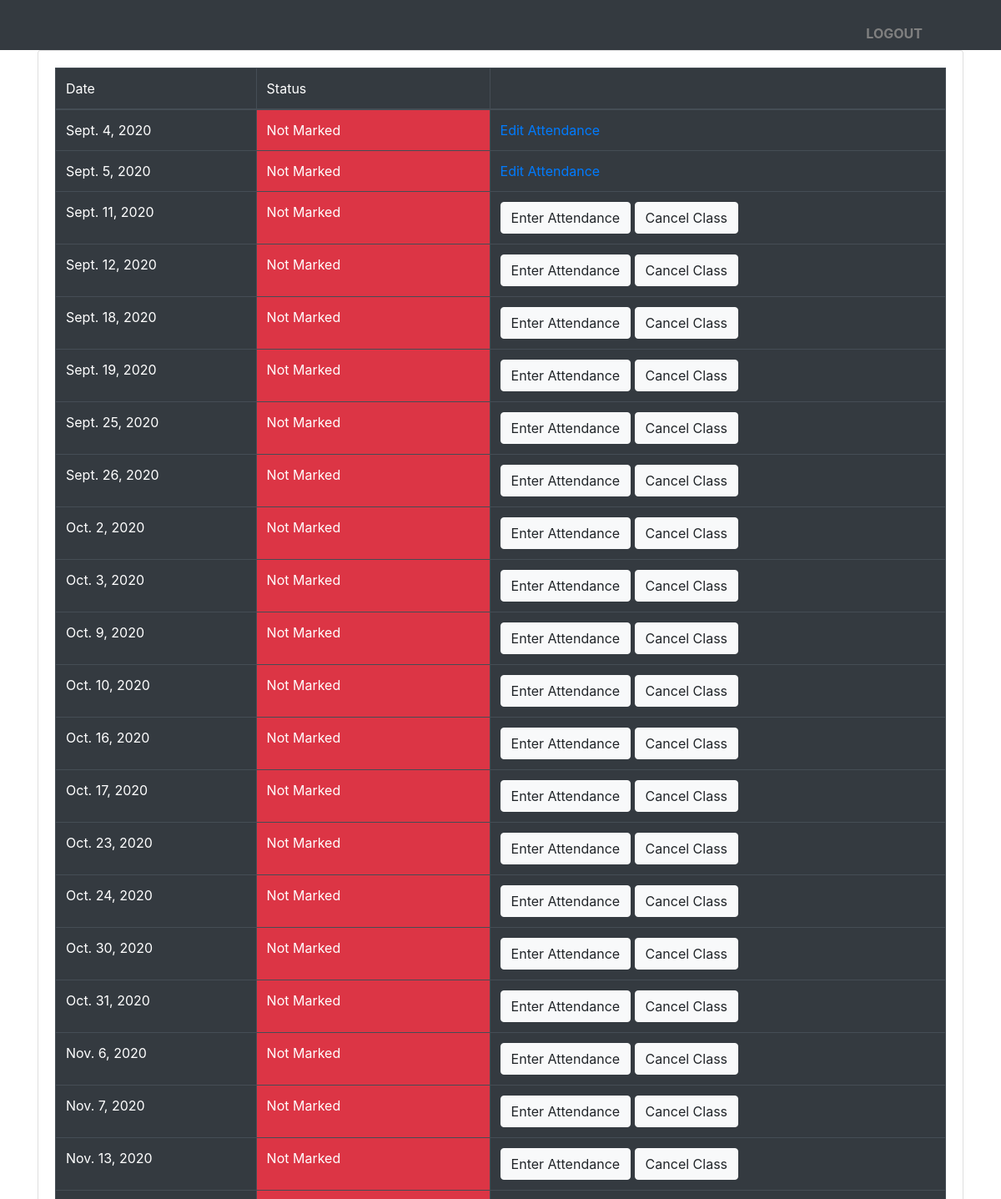
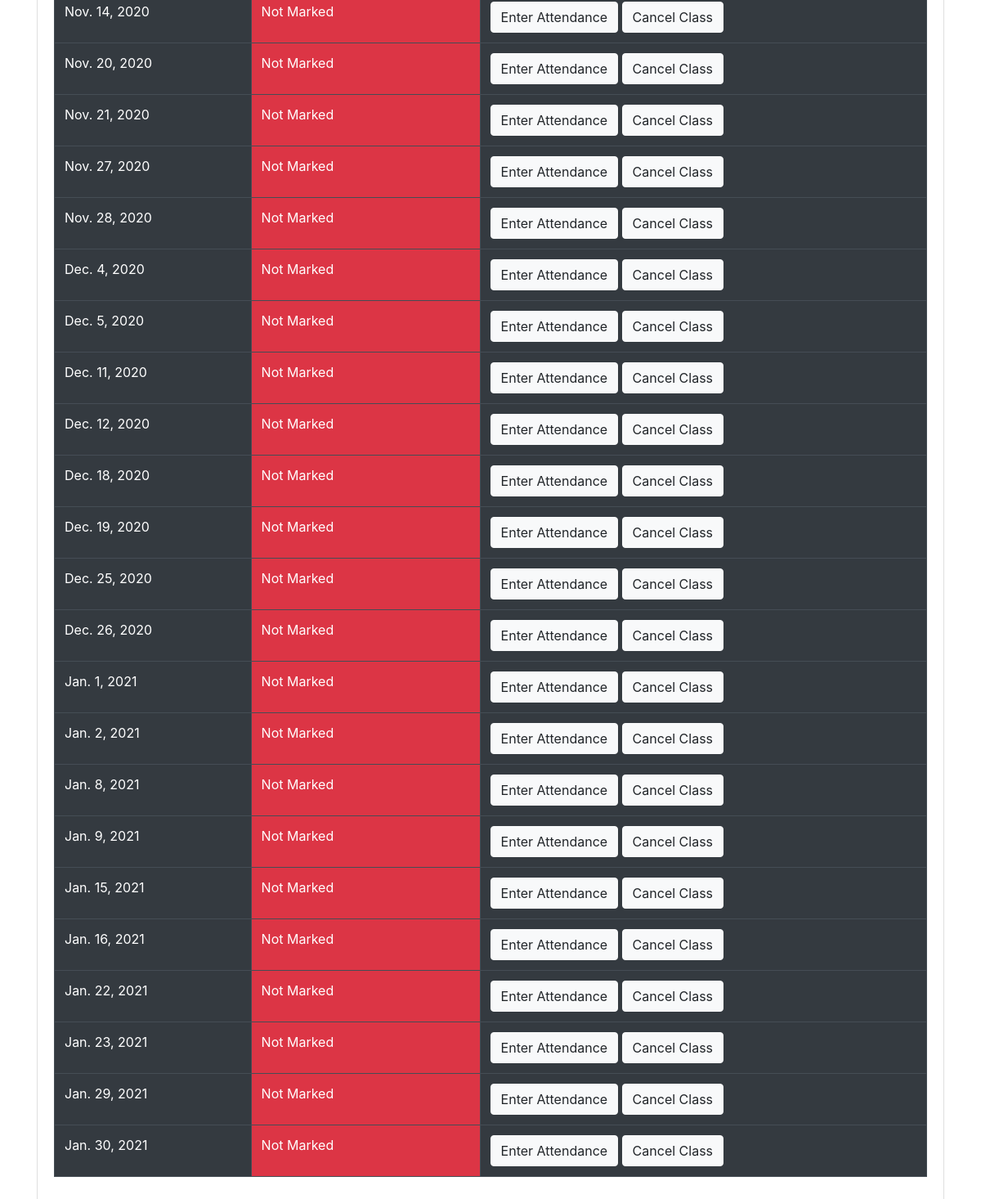
The page /info/teacher/selectdate/36 on the database its author committed (2 pictures, top to bottom).
### info/models.py (models this page shows)
class AttendanceClass(models.Model):
    assign = models.ForeignKey(Assign,on_delete = models.CASCADE)
    date = models.DateField()
    status = models.IntegerField(default=0)

### info/views.py (the view)
# urls.py: path('teacher/selectdate/<slug:ass_id>',views.t_attendanceclasses,name='t_attendanceclasses'),
def t_attendanceclasses(request,ass_id):
    ass = Assign.objects.get(id = ass_id)
    att_list=[]
    att_list = ass.attendanceclass_set.all().order_by('-date')
    att_list = att_list.reverse()
    print(len(att_list))
    return render(request,'t_attendanceclasses.html',{'att_list':att_list})

### templates/t_attendanceclasses.html (shortened to what this page needs)
{% extends 'base_teacher.html' %}
{% block content %}
<div class="container">
<div class="card">
<div class="card-body">
<div class="table-responsive">
<table class="table table-hover table-bordered table-dark">
<thead>
<tr>
<td>Date</td>
<td>Status</td>
<td></td>
</tr>
</thead>
<tbody>
{% for i in att_list %}
<tr>
<td>{{i.date}} </td>
<td class="bg-danger" width="280px">Not Marked</td>
<td>
{% if i.status == 0 %}
<a href="{% url 't_enterattendance' i.id %}" class="btn btn-light" role="button">Enter Attendance</a>
<a href="#" class="btn btn-light" role="button">Cancel Class</a>
{% else %}
<a href="#">Edit Attendance</a>
{% endif %}
</td>
</tr>
{% endfor %}
</tbody>
</table>
</div>
</div>
</div>
</div>
{% endblock content %}

### templates/base_teacher.html (shortened to what this page needs)
<!doctype html>
<html lang="en">
  <head>
    <link rel="stylesheet" href="https://cdn.jsdelivr.net/npm/bootstrap@4.5.3/dist/css/bootstrap.min.css">
  </head>
  <body>
    <nav class="navbar navbar-expand-lg navbar-dark bg-dark ">
  <div class="collapse navbar-collapse" id="navbarSupportedContent">
    <form class="form-inline my-2 my-lg-0 mx-5">
      <a href="{% url 'logoutuser' %}"  id="loggingout"><b>LOGOUT</b></a>
    </form>
  </div>
</nav>
    {% block content %}{% endblock content %}
  </body>
</html>

### templates/base_teacher.html (style rules this page uses)
#loggingout { color:grey; margin-top:20px; margin-right:30px; }

### rows shown on the page
AttendanceClass: date "Sept. 4, 2020", status "Edit Attendance"
AttendanceClass: date "Sept. 5, 2020", status "Edit Attendance"
AttendanceClass: date "Sept. 11, 2020", status "Enter Attendance"
AttendanceClass: date "Sept. 12, 2020", status "Enter Attendance"
AttendanceClass: date "Sept. 18, 2020", status "Enter Attendance"
AttendanceClass: date "Sept. 19, 2020", status "Enter Attendance"
AttendanceClass: date "Sept. 25, 2020", status "Enter Attendance"
AttendanceClass: date "Sept. 26, 2020", status "Enter Attendance"
AttendanceClass: date "Oct. 2, 2020", status "Enter Attendance"
AttendanceClass: date "Oct. 3, 2020", status "Enter Attendance"
AttendanceClass: date "Oct. 9, 2020", status "Enter Attendance"
AttendanceClass: date "Oct. 10, 2020", status "Enter Attendance"
AttendanceClass: date "Oct. 16, 2020", status "Enter Attendance"
AttendanceClass: date "Oct. 17, 2020", status "Enter Attendance"
AttendanceClass: date "Oct. 23, 2020", status "Enter Attendance"
AttendanceClass: date "Oct. 24, 2020", status "Enter Attendance"
AttendanceClass: date "Oct. 30, 2020", status "Enter Attendance"
AttendanceClass: date "Oct. 31, 2020", status "Enter Attendance"
AttendanceClass: date "Nov. 6, 2020", status "Enter Attendance"
AttendanceClass: date "Nov. 7, 2020", status "Enter Attendance"
AttendanceClass: date "Nov. 13, 2020", status "Enter Attendance"
AttendanceClass: date "Nov. 14, 2020", status "Enter Attendance"
AttendanceClass: date "Nov. 20, 2020", status "Enter Attendance"
AttendanceClass: date "Nov. 21, 2020", status "Enter Attendance"
AttendanceClass: date "Nov. 27, 2020", status "Enter Attendance"
AttendanceClass: date "Nov. 28, 2020", status "Enter Attendance"
AttendanceClass: date "Dec. 4, 2020", status "Enter Attendance"
AttendanceClass: date "Dec. 5, 2020", status "Enter Attendance"
AttendanceClass: date "Dec. 11, 2020", status "Enter Attendance"
AttendanceClass: date "Dec. 12, 2020", status "Enter Attendance"
AttendanceClass: date "Dec. 18, 2020", status "Enter Attendance"
AttendanceClass: date "Dec. 19, 2020", status "Enter Attendance"
AttendanceClass: date "Dec. 25, 2020", status "Enter Attendance"
AttendanceClass: date "Dec. 26, 2020", status "Enter Attendance"
AttendanceClass: date "Jan. 1, 2021", status "Enter Attendance"
AttendanceClass: date "Jan. 2, 2021", status "Enter Attendance"
AttendanceClass: date "Jan. 8, 2021", status "Enter Attendance"
AttendanceClass: date "Jan. 9, 2021", status "Enter Attendance"
AttendanceClass: date "Jan. 15, 2021", status "Enter Attendance"
AttendanceClass: date "Jan. 16, 2021", status "Enter Attendance"
AttendanceClass: date "Jan. 22, 2021", status "Enter Attendance"
AttendanceClass: date "Jan. 23, 2021", status "Enter Attendance"
AttendanceClass: date "Jan. 29, 2021", status "Enter Attendance"
AttendanceClass: date "Jan. 30, 2021", status "Enter Attendance"
